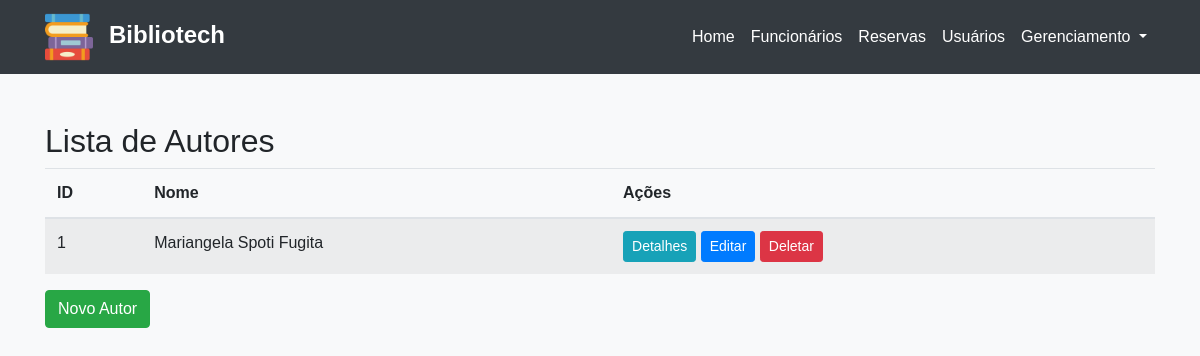
Before: /autores/ with the older database file.
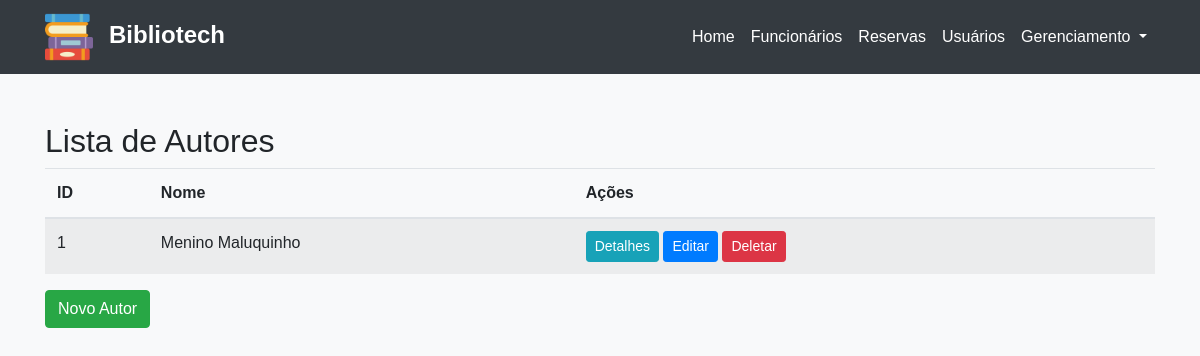
After: the same page with the newer database file.
### appmodelo/models.py (models this page shows, shortened)
class Autor(models.Model):
    nome = models.CharField(max_length=100)

### appmodelo/views/AutorViews.py (the view)
# urls.py: path('autores/', lista_autores, name='lista_autores'),
def lista_autores(request):
    autores = Autor.objects.all()
    return render(request, 'lista_autores.html', {'autores': autores})

### appmodelo/templates/lista_autores.html
{% extends 'Header.html' %} {% block content %}
<h2>Lista de Autores</h2>
<table class="table table-striped">
  <thead>
    <tr>
      <th>ID</th>
      <th>Nome</th>
      <th>Ações</th>
    </tr>
  </thead>
  <tbody>
    {% for autor in autores %}
    <tr>
      <td>{{ autor.id }}</td>
      <td>{{ autor.nome }}</td>
      <td>
        <a
          href="{% url 'detalhes_autor' autor.id %}"
          class="btn btn-info btn-sm"
          >Detalhes</a
        >
        <a
          href="{% url 'editar_autor' autor.id %}"
          class="btn btn-primary btn-sm"
          >Editar</a
        >
        <a
          href="{% url 'deletar_autor' autor.id %}"
          class="btn btn-danger btn-sm"
          >Deletar</a
        >
      </td>
    </tr>
    {% endfor %}
  </tbody>
</table>
<a href="{% url 'novo_autor' %}" class="btn btn-success">Novo Autor</a>
{% endblock %}

Changed rows visible on the page:
changed Autor id 1: nome "Mariangela Spoti Fugita" → "Menino Maluquinho"
